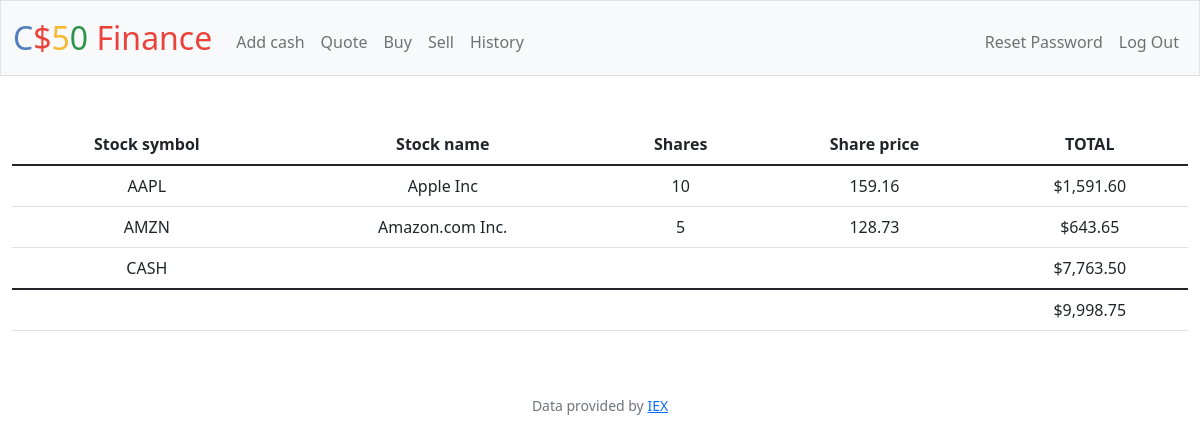
/ (signed in), run on the app's committed database.
### tables this page shows
CREATE TABLE transactions (
    id INTEGER PRIMARY KEY AUTOINCREMENT,
    user_id INTEGER NOT NULL,
    share_name TEXT NOT NULL,
    share_amnt INTEGER NOT NULL,
    share_price NUMERIC NOT NULL,
    trans_type TEXT NOT NULL,
    symbol TEXT NOT NULL,
    trans_time TIMESTAMP DEFAULT CURRENT_TIMESTAMP,
    FOREIGN KEY(user_id) REFERENCES users(id));

CREATE TABLE users (id INTEGER PRIMARY KEY AUTOINCREMENT NOT NULL, username TEXT NOT NULL, hash TEXT NOT NULL, cash NUMERIC NOT NULL DEFAULT 10000.00);

### app.py (the view)
@app.route("/")
@login_required
def index():
    user_id = session["user_id"]
    stocks = db.execute(
        "SELECT share_name, SUM(share_amnt) as total_amnt, share_price, symbol FROM transactions WHERE user_id = ? GROUP BY symbol;", user_id)
    current_cash = db.execute("SELECT cash FROM users WHERE id = ?;", user_id)[0]["cash"]
    total_cash = current_cash
    for s in stocks:
        total_cash = total_cash + s["share_price"] * s["total_amnt"]
    return render_template("index.html", stocks=stocks, current_cash=current_cash, total_cash=total_cash, usd=usd)

### app.py (called while the page is built)
@app.after_request
def after_request(response):
    response.headers["Cache-Control"] = "no-cache, no-store, must-revalidate"
    response.headers["Expires"] = 0
    response.headers["Pragma"] = "no-cache"
    return response

### helpers.py (called while the page is built)
def login_required(f):
    @wraps(f)
    def decorated_function(*args, **kwargs):
        if session.get("user_id") is None:
            return redirect("/login")
        return f(*args, **kwargs)
    return decorated_function

def usd(value):
    return f"${value:,.2f}"

### templates/index.html (shortened to what this page needs)
{% extends "layout.html" %}
{% block main %}
    <table class="table table-hover">
        <thead>
            <tr>
              <th scope="col">Stock symbol</th>
              <th scope="col">Stock name</th>
              <th scope="col">Shares</th>
              <th scope="col">Share price</th>
              <th scope="col">TOTAL</th>
            </tr>
        </thead>
        <tbody>
            {% for i in stocks %}
            <tr>
              <td>
                <div class="mx-auto w-auto">
                    {{i["symbol"]}}
                </div>
              </td>
              <td>
                <div class="mx-auto w-auto">
                    {{i["share_name"]}}
                </div>
              </td>
              <td>
                <div class="mx-auto w-auto">
                    {{i["total_amnt"]}}
                </div>
              </td>
              <td>
                <div class="mx-auto w-auto">
                    {{i["share_price"]}}
                </div>
              </td>
              <td>
                <div class="mx-auto w-auto">
                    {{usd(i["share_price"] * i["total_amnt"])}}
                </div>
              </td>
            </tr>
            {% endfor %}
            <tr>
                <td>CASH</td>
                <td></td>
                <td></td>
                <td></td>
                <td>
                    <div class="mx-auto w-auto">
                        {{usd(current_cash)}}
                    </div>
                </td>
            </tr>
        </tbody>
        <tfoot>
            <tr>
                <th scope="row"></th>
                <td colspan="3"></td>
                <td>
                    <div class="mx-auto w-auto">
                        {{usd(total_cash)}}
                    </div>
                </td>
            </tr>
        </tfoot>
    </table>
{% endblock %}

### data on the page
transactions: symbol "AAPL", share_name "Apple Inc", total_amnt "10", share_price "159.16", share_price "$1,591.60"
transactions: symbol "AMZN", share_name "Amazon.com Inc.", total_amnt "5", share_price "128.73", share_price "$643.65"
users: cash "$7,763.50"

### other printed values
{{ usd(total_cash) }} "$9,998.75"
